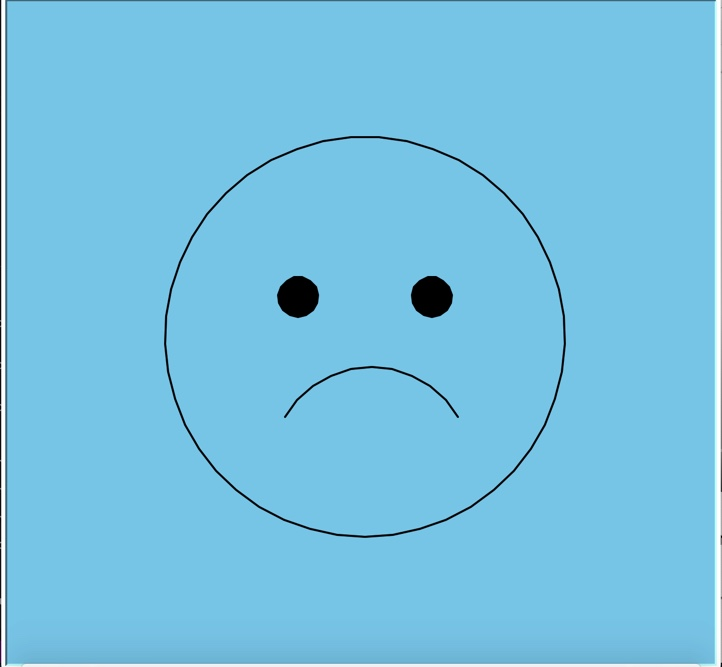

Here is the Python script that generated this plot:
# Author: Talha Gill

import turtle

turtle.bgcolor("skyblue")
pen = turtle.Turtle()
pen.pensize(2)



# ask the user for the their Grade
grade = turtle.numinput("Grades", "Enter Grade:")



headRadius = 200
pen.up()
pen.setheading(0)
pen.setpos(0,-headRadius)
pen.down()
pen.fillcolor("red")
pen.circle(headRadius)

#eye 1
pen.up()
pen.setheading(0)
pen.setpos(-headRadius/3, headRadius/10)
pen.fillcolor("black")
pen.begin_fill()
pen.down()
pen.circle(20)
pen.end_fill()

#eye 2
pen.up()
pen.setheading(0)
pen.setpos(headRadius/3, headRadius/10)
pen.fillcolor("black")
pen.begin_fill()
pen.down()
pen.circle(20)
pen.end_fill()

# smile arc

if grade >=80:
    pen.up()
    pen.setpos(-headRadius * .4, -headRadius *.4)
    pen.down()
    pen.setheading(-60)
    pen.circle(headRadius/2,120)
elif grade >=70:
    pen.up()
    pen.setpos(-headRadius*.4,-headRadius*.4)
    pen.down()
    pen.setheading(0)
    pen.forward(180)
elif grade <69:
    pen.up()
    pen.setpos(-headRadius*.4,-headRadius*.4)
    pen.down()
    pen.setheading(60)
    pen.circle(-headRadius/2,120)
pen.hideturtle()





turtle.done()
